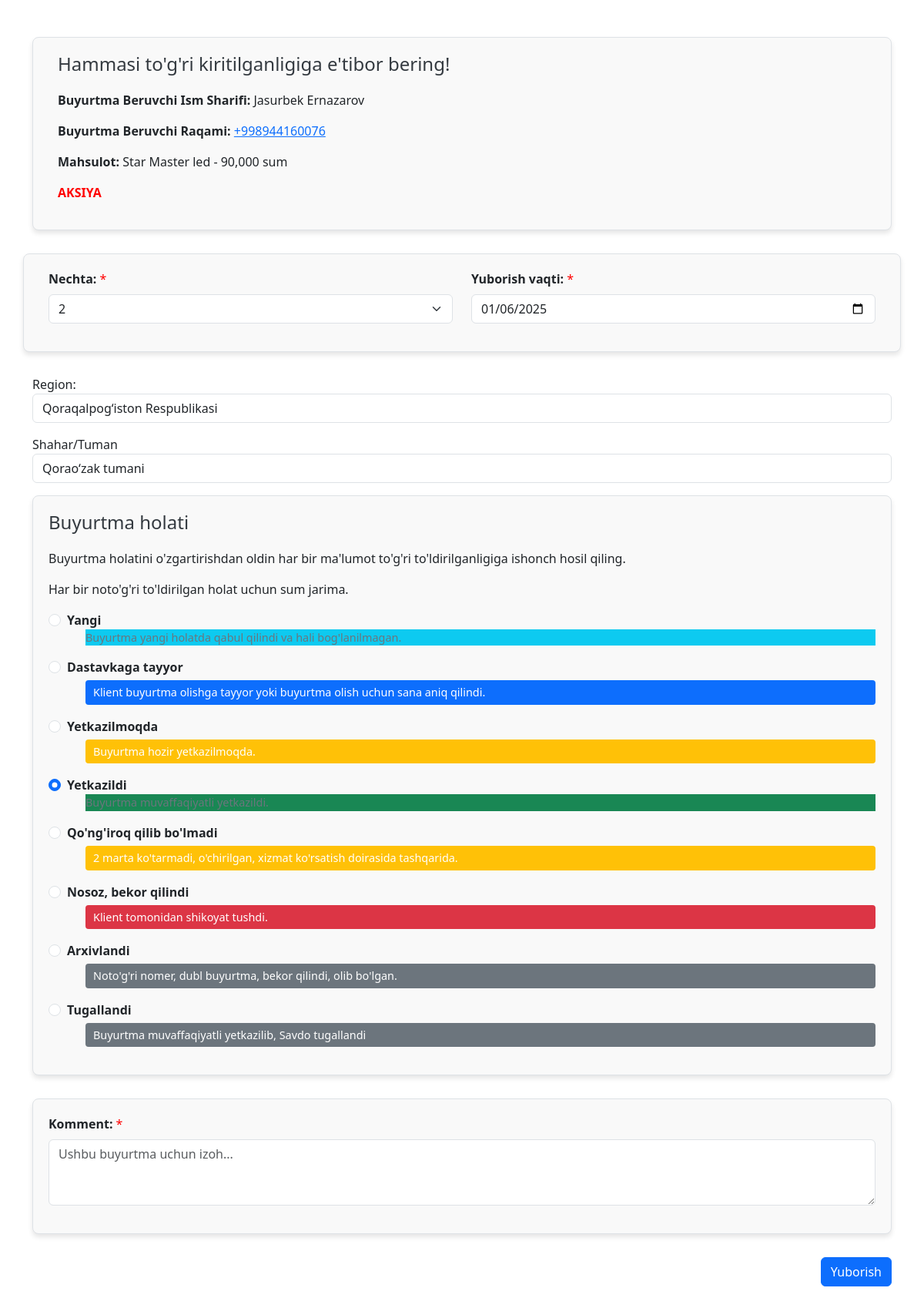
The app's page /order-change/61 (signed in) with its own data.
### apps/models.py (models this page shows, shortened)
class User(AbstractUser):
    class RoleChoices(TextChoices):
        user='user',"User"
        operator='operator',"Operator"
        super_admin='super_admin',"Super admin"
    phone_number = CharField(max_length=20, unique=True)
    objects = CustomUserManager()
    USERNAME_FIELD = 'phone_number'
    username = None
    bio = TextField(blank=True, null=True)
    address = CharField(max_length=200, blank=True, null=True)
    telegram_id = CharField(max_length=20, blank=True, null=True)
    balance = SmallIntegerField(default=0)
    role = CharField(max_length=20,choices=RoleChoices.choices, default=RoleChoices.user)
    district = ForeignKey('apps.District', on_delete=SET_NULL, null=True, related_name='users')

class Order(Model):
    class StatusChoices(TextChoices):
        new = 'new', 'Yangi'
        ready_to_deliver = 'ready_to_deliver', 'Dostavkaga tayyor'
        delivering = 'delivering', 'Yetkazilmoqda'
        delivered = 'delivered', 'Yetkazib berildi'
        cancelled_phone = 'cancelled_phone', 'Telefon ko\'tarmadi'
        cancelled = 'cancelled', 'Bekor qilidi'
        archived = 'archived', 'Arxivlandi'
        completed = 'completed', 'Tugallandi'
    phone_number = CharField(max_length=20)
    fullname = CharField(max_length=50)
    user = ForeignKey(User, on_delete=CASCADE, related_name='orders')
    product = ForeignKey(Product, on_delete=CASCADE, related_name='orders')
    date_ordered = DateTimeField(auto_now_add=True)
    status = CharField(max_length=50, choices=StatusChoices.choices, default=StatusChoices.new)
    quantity = SmallIntegerField(default=1)
    thread = ForeignKey('Thread', on_delete=SET_NULL, null=True, related_name='orders')
    price = DecimalField(max_digits=9, decimal_places=2,null=True)
    send_order_date=DateTimeField(default=datetime.datetime.now().date()+datetime.timedelta(days=1))

class Product(Model):
    name = CharField(max_length=50)
    description = CharField(max_length=500)
    price = DecimalField(max_digits=9, decimal_places=2)
    image = ImageField(upload_to='products/')
    slug = SlugField(unique=True)
    category = ForeignKey('apps.Category', on_delete=SET_NULL, null=True, blank=True, related_name='products')
    liked_by_users = ManyToManyField('apps.User', related_name='liked_products', blank=True)
    reserve = SmallIntegerField(default=1)
    discount = SmallIntegerField(default=0)

class District(Model):
    name = CharField(max_length=50)
    region = ForeignKey('apps.Region', on_delete=SET_NULL, null=True, related_name='districts')

class Region(Model):
    name = CharField(max_length=50)

### apps/views.py (the view, shortened to what this page needs)
# urls.py: path('order-change/<int:pk>',views.OpratorChangeView.as_view(), name='order_change'),
class OpratorChangeView(LoginRequiredMixin,View):
    login_url = reverse_lazy('auth')
    def get(self,*args,**kwargs):
        id=kwargs.get('pk')
        order=Order.objects.filter(id=id).first()
        print(order.user.first_name)
        context={
            'order':order,
            'regions':Region.objects.all(),
        }
        return render(self.request,'apps/operator/order-change.html',context)

### templates/apps/operator/order-change.html (shortened to what this page needs)
{% load static %}
{% load humanize %}
{% load i18n %}
<!DOCTYPE html>
<html lang="en">
<head>
    <link rel="stylesheet" href="{% static 'apps/bootstrap/css/bootstrap.css' %}">
</head>
<body>
<div class="container py-5">
    <div class="form-section">
        <div class="container">
            <div class="col-7">
                <h2>{% trans "Hammasi to'g'ri kiritilganligiga e'tibor bering!" %}</h2>
                <p><strong>{% trans "Buyurtma Beruvchi Ism Sharifi:" %}</strong>
                    {{ request.user.first_name }} {{ request.user.last_name }}</p>
                <p><strong>{% trans "Buyurtma Beruvchi Raqami:" %}</strong> <a
                        href="tel:998{{ order.phone_number }}">+998{{ order.phone_number }}</a></p>
                <p><strong>{% trans "Mahsulot:" %}</strong> {{ order.product.name }} -
                    {% if order.thread %}{{ order.stream.sale_price|intcomma }}{% else %}
                        {{ order.product.price|floatformat:0|intcomma }}{% endif %} sum
                </p>
                {% if order.product.discount > 0 or order.thread.discount_price > 0 %}
                    <p style="color: red; font-weight: bold;">AKSIYA</p>
                {% endif %}
            </div>
        </div>
    </div>
    <form method="post" enctype="multipart/form-data">
        <div class="row form-section">
            <div class="col-md-6 mb-3">
                <label for="quantity" class="form-label required-label"><strong>{% trans "Nechta:" %}</strong></label>
                <input id="quantity" class="form-select" name="quantity" required type="number" max="1000" min="1"
                       value="{{ order.quantity }}">
            </div>
            <div class="col-md-6 mb-3">
                <label for="delivering_time"
                       class="form-label required-label"><strong>{% trans "Yuborish vaqti" %}:</strong></label>
                <input type="date" class="form-control" name="send_order_date" id="delivering_time"
                       value="{{ order.send_order_date|date:'Y-m-d' }}">
            </div>
        </div>
        <p>
                        <label for="id_region">Region:</label>
                        <select class="form-control" name="region" id="id_region">
                                <option value="{{ order.user.district.region.pk }}">{{ order.user.district.region.name }}</option>
                        </select>
                    <p>
                        Shahar/Tuman
                        <select class="form-control" id="id_district" name="district">
                                <option value="{{ order.user.district.id }}">{{ order.user.district.name }}</option>
                        </select>
                    </p>
        <div class="form-section">
            <h2>{% trans "Buyurtma holati" %}</h2>
            <p>{% trans "Buyurtma holatini o'zgartirishdan oldin har bir ma'lumot to'g'ri to'ldirilganligiga ishonch hosil qiling." %}</p>
            <p>{% trans "Har bir noto'g'ri to'ldirilgan holat uchun" %} {{ site_settings.operator_repression }} {% trans "sum jarima." %}</p>
            <div class="mb-3">
                <div class="form-check">
                    <input class="form-check-input" type="radio" name="status" id="new_order"
                           value="{{ order.StatusChoices.new }}"required
                    >
                    <label class="form-check-label" for="new_order">
                        <strong>{% trans "Yangi" %}</strong>
                    </label>
                    <p class="bg-info">
                        {% trans "Buyurtma yangi holatda qabul qilindi va hali bog'lanilmagan." %}
                    </p>
                </div>
                <div class="form-check">
                    <input
                            class="form-check-input"
                            type="radio"
                            name="status"
                            id="ready_order"
                            value="{{ order.StatusChoices.ready_to_deliver }}"
                            required
                    >
                    <label class="form-check-label" for="ready_order">
                        <strong>{% trans "Dastavkaga tayyor" %}</strong>
                    </label>
                    <p class="bg-primary">
                        {% trans "Klient buyurtma olishga tayyor yoki buyurtma olish uchun sana aniq qilindi." %}
                    </p>
                </div>
                <div class="form-check">
                    <input
                            class="form-check-input"
                            type="radio"
                            name="status"
                            id="delivering_order"
                            value="{{ order.StatusChoices.delivering }}"
                            required
                    >
                    <label class="form-check-label" for="delivering_order">
                        <strong>{% trans "Yetkazilmoqda" %}</strong>
                    </label>
                    <p class="bg-warning">
                        {% trans "Buyurtma hozir yetkazilmoqda." %}
                    </p>
                </div>
                <div class="form-check">
                    <input
                            class="form-check-input"
                            type="radio"
                            name="status"
                            id="delivered_order"
                            value="{{ order.StatusChoices.delivered }}"
                            {% if order.status == order.StatusChoices.delivered %} checked {% endif %}
                            required
                    >
                    <label class="form-check-label" for="delivered_order">
                        <strong>{% trans "Yetkazildi" %}</strong>
                    </label>
                    <p class="bg-success">
                        {% trans "Buyurtma muvaffaqiyatli yetkazildi." %}
                    </p>
                </div>
                <div class="form-check">
                    <input
                            class="form-check-input"
                            type="radio"
                            name="status"
                            id="cant_phone_order"
                            value="{{ order.StatusChoices.cancelled_phone }}"
                            required
                    >
                    <label class="form-check-label" for="cant_phone_order">
                        <strong>{% trans "Qo'ng'iroq qilib bo'lmadi" %}</strong>
                    </label>
                    <p class="bg-warning">
                        {% trans "2 marta ko'tarmadi, o'chirilgan, xizmat ko'rsatish doirasida tashqarida." %}
                    </p>
                </div>
                <div class="form-check">
                    <input
                            class="form-check-input"
                            type="radio"
                            name="status"
                            id="broken_order"
                            value="{{ order.StatusChoices.cancelled }}"
                            required
                    >
                    <label class="form-check-label" for="broken_order">
                        <strong>{% trans "Nosoz, bekor qilindi" %}</strong>
                    </label>
                    <p class="bg-danger">
                        {% trans "Klient tomonidan shikoyat tushdi." %}
                    </p>
                </div>
                <div class="form-check">
                    <input
                            class="form-check-input"
                            type="radio"
                            name="status"
                            id="archived_order"
                            value="{{ order.StatusChoices.archived }}"
                            required
                    >
                    <label class="form-check-label" for="archived_order">
                        <strong>{% trans "Arxivlandi" %}</strong>
                    </label>
                    <p class="bg-secondary">
                        {% trans "Noto'g'ri nomer, dubl buyurtma, bekor qilindi, olib bo'lgan." %}
                    </p>
                </div>
                <div class="form-check">
                    <input
                            class="form-check-input"
                            type="radio"
                            name="status"
                            id="archived_order"
                            value="{{ order.StatusChoices.completed }}"
                            required
                    >
                    <label class="form-check-label" for="archived_order">
                        <strong>{% trans "Tugallandi" %}</strong>
                    </label>
                    <p class="bg-secondary">
                        {% trans "Buyurtma muvaffaqiyatli yetkazilib, Savdo tugallandi" %}
                    </p>
                </div>
            </div>
        </div>
        <div class="form-section">
            <div class="mb-3">
                <label for="comment" class="form-label required-label">
                    <strong>{% trans "Komment" %}:</strong>
                </label>
                <textarea type="text"
                          name="comment_operator"
                          class="form-control"
                          id="comment"
                          rows="3"
                          placeholder="{% trans 'Ushbu buyurtma uchun izoh...' %}"
                ></textarea>
            </div>
        </div>
        <div class="d-flex justify-content-end mb-3">
            {% if order.status != order.StatusChoices.completed %}
            	<button type="submit" class="btn btn-primary">
                {% trans "Yuborish" %}
            </button>
            {% endif %}
        </div>
    </form>
</div>
</body>
</html>

### templates/apps/operator/order-change.html (style rules this page uses)
.form-section { padding: 20px; border: 1px solid #dee2e6; border-radius: 8px; box-shadow: 0 4px 6px rgba(0, 0, 0, 0.1); margin-bottom: 30px; background-color: #f9f9f9; }
.form-section h2 { margin-bottom: 20px; font-size: 1.5rem; color: #343a40; }
.form-check p { margin-left: 1.5rem; font-size: 0.9rem; color: #6c757d; }
.form-check p.bg-primary, .form-check p.bg-warning, .form-check p.bg-danger, .form-check p.bg-secondary { padding: 5px 10px; border-radius: 4px; color: #fff; margin-top: 5px; }
.form-check p.bg-primary { background-color: #0d6efd; }
.form-check p.bg-warning { background-color: #ffc107; }
.form-check p.bg-danger { background-color: #dc3545; }
.form-check p.bg-secondary { background-color: #6c757d; }
.required-label::after { content: " *"; color: red; }

### records on screen
User: user.first_name "Jasurbek", user.last_name "Ernazarov"
Order: phone_number "944160076", product.name "Star Master led", product.price "90,000", quantity "2", send_order_date "01/06/2025", region "Qoraqalpog‘iston Respublikasi", district "Qorao‘zak tumani", status "☐ Yangi", status "☐ Dastavkaga tayyor", status "☐ Yetkazilmoqda", status "☑ Yetkazildi", status "☐ Qo'ng'iroq qilib bo'lmadi", status "☐ Nosoz, bekor qilindi", status "☐ Arxivlandi"
